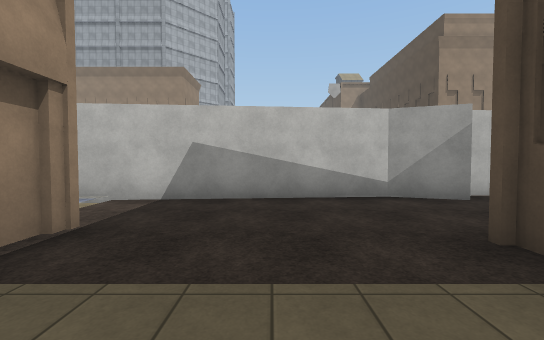
view 1 (above)

16 first-person views from a walk through a 3-D level made in the Unity game engine. The camera is 1.5 m above the floor, tilts 2° down and sees 90° across. The floor is counted in squares, 2 m on a side. Each view is taken from the middle of a square. On the plan, view 1 faces up. The plan holds only what a view shows up to about 10 squares ahead; the rest is blank. The place goes on beyond the plan. The player character is not drawn. Surface patterns are stand-ins for the level's own textures.

view 2
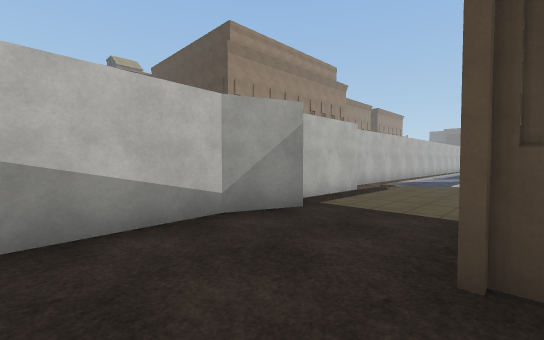

view 3
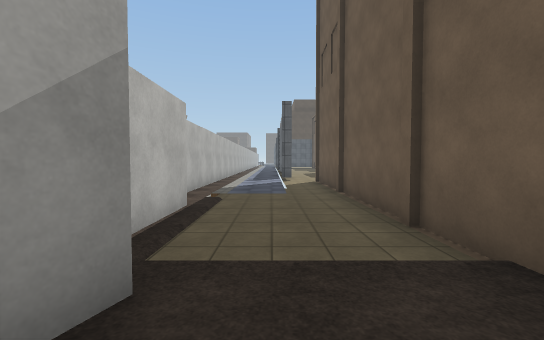

view 4
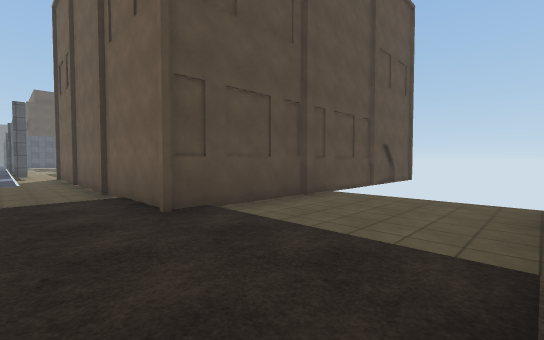

view 5
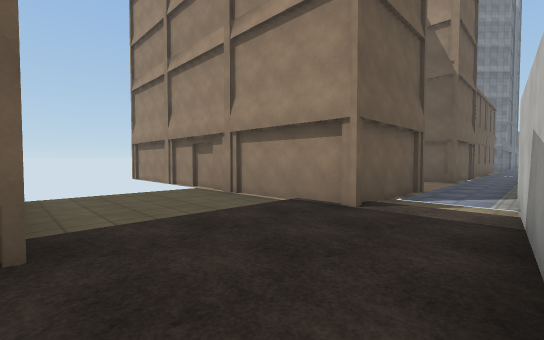

view 6
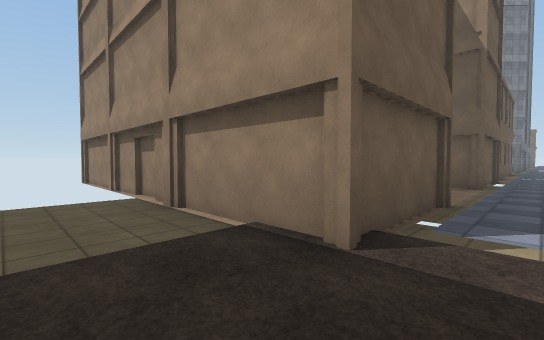

view 7
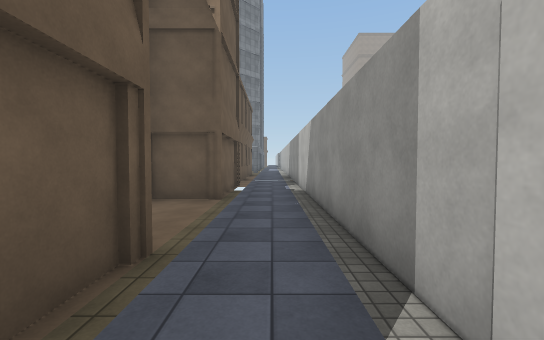

view 8
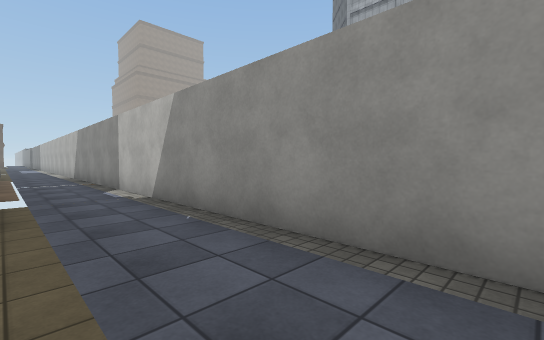

view 9
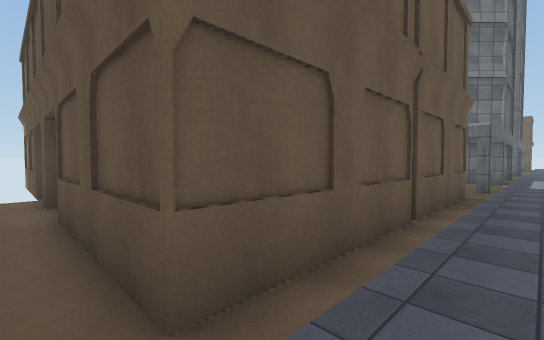

view 10
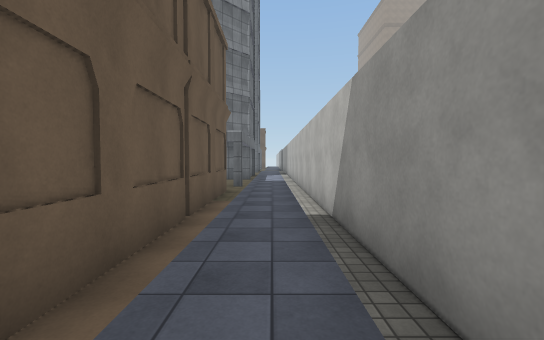

view 11
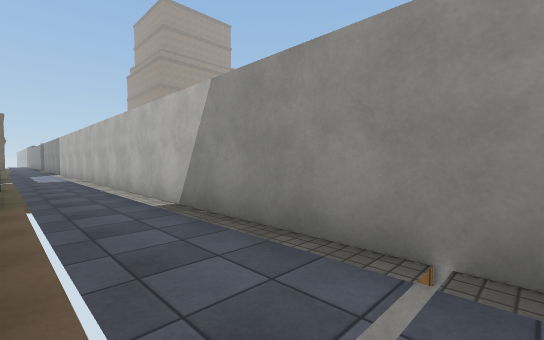

view 12
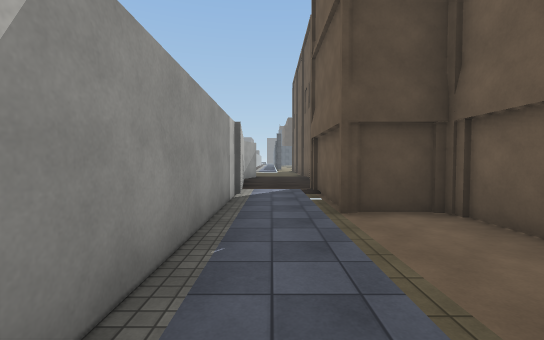

view 13
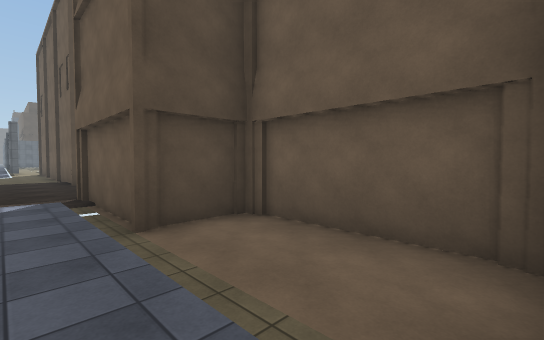

view 14
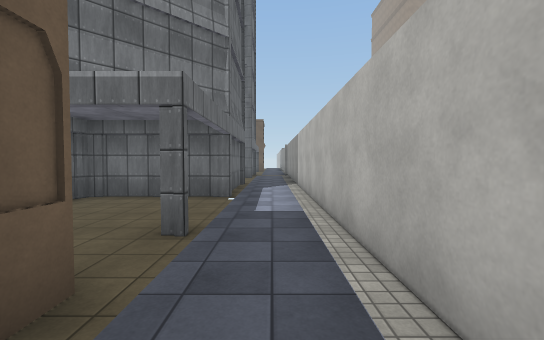

view 15
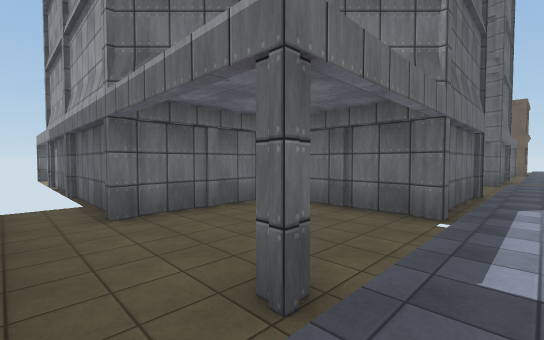

view 16
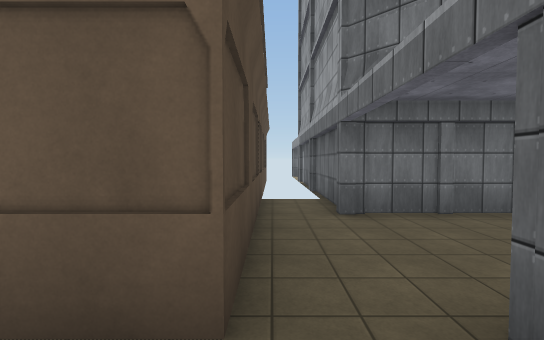

### Floor plan
Key: @ floor where view 1 was taken; # wall or solid block; . main floor; : floor 0.25 m higher than the main floor; / step, stairs or slope; O other object.
Columns run from 26 left of view 1 to 11 right of it. Each row starts with its distance up from view 1.
  6                            ###########
  5 ############################.#....////
  4 :::::::::::::::::::::::/..........::::
  3 #///#/////////.O#O////##..............
  2 #.....  OOOOO O      ## ....##########
  1 #.....     OO    #####  ....#
  0 #.....     OO           ..@.#
 -1 ####..     OO           ....#
 -2    #..     OO           ....#
 -3    ##O     OO           O   #
 -4     #O      O           O
 -5     #O      O           O
 -6     #O      O           O

Positions as (right, up) in squares from view 1, and headings:
1: (0, 0), facing up
2: (0, 2), facing up-right
3: (2, 4), facing right
4: (-2, 4), facing down-right
5: (2, 5), facing down-left
6: (0, 4), facing down-left
7: (-3, 4), facing left
8: (-5, 3), facing up-left
9: (-13, 4), facing down-left
10: (-13, 4), facing left
11: (-13, 3), facing up-left
12: (-10, 4), facing right
13: (-9, 4), facing down-right
14: (-19, 4), facing left
15: (-21, 4), facing down-left
16: (-21, 4), facing down
